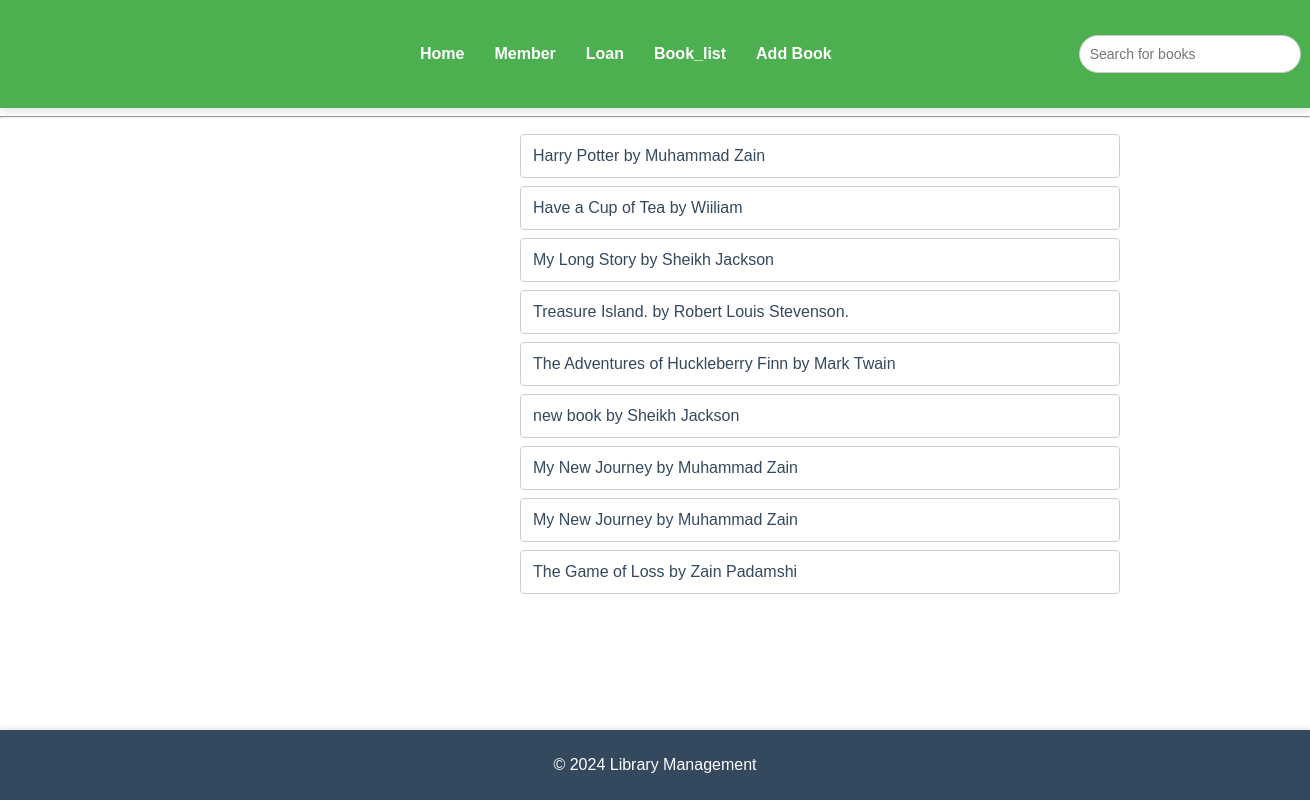
Before: /filter_book with the older database file.
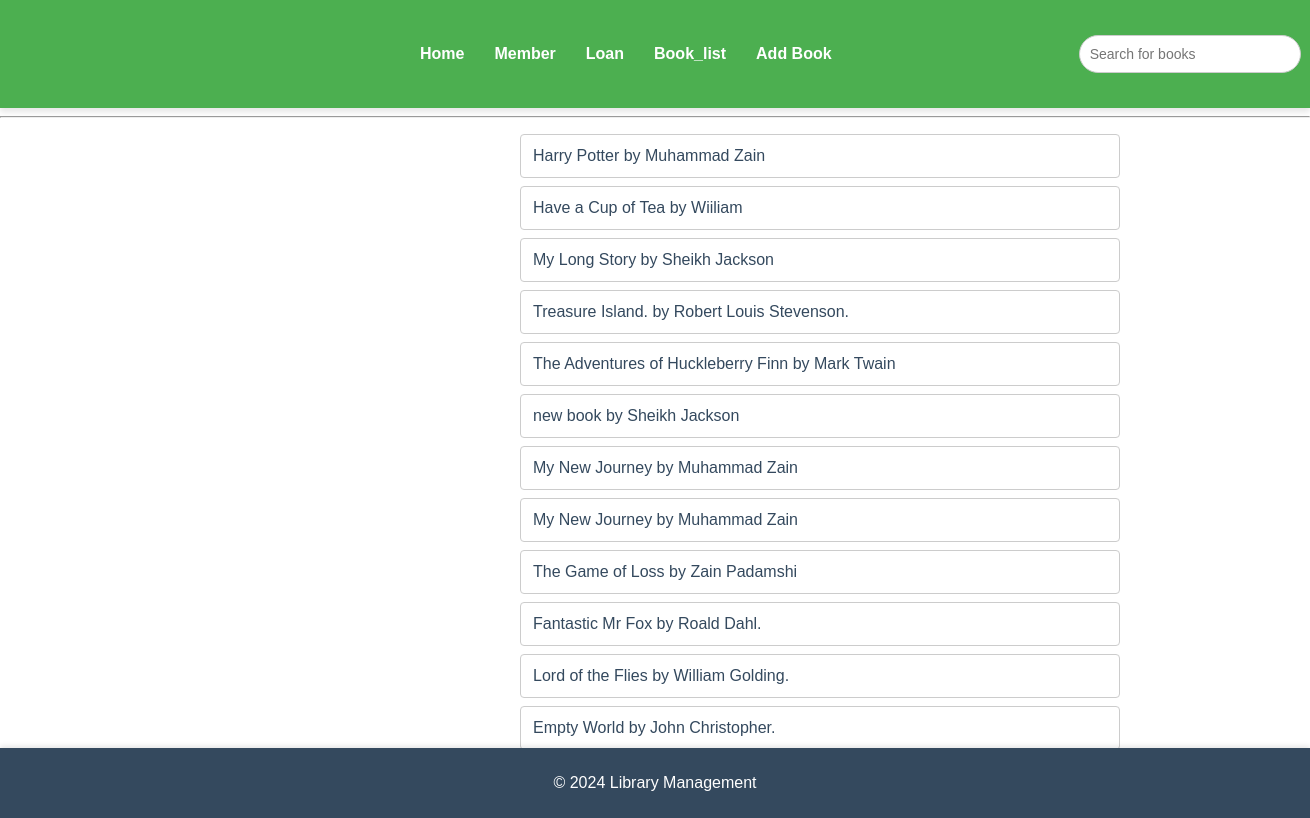
After: the same page with the newer database file.
### home/models.py (models this page shows, shortened)
class Book(models.Model):
    title=models.CharField(max_length=50)
    author=models.CharField(max_length=50)
    isbn=models.CharField(max_length=100)
    publish_date=models.DateField(auto_now_add=True)
    available_copies=models.IntegerField()

### home/views.py (the view)
# urls.py: path('filter_book',views.filter_book, name='filter-book'),
def filter_book(request):
   books=Book.objects.all()
   sort=request.GET.get('sorts')
   if sort=='publish_date':
      books=books.order_by('-publish_date')
   elif sort=='copies':
      books=books.filter(available_copies__gte=1)
   elif sort=='same_author':
      books=books.filter(author__iexact="Muhammad Zain")
   return render(request,'home/filter_book.html',{'books':books})

### home/templates/home/filter_book.html
{% extends "base.html" %}
{% load static %}
{% block extra_css %}
<link rel="stylesheet" type="text/css" href="{% static 'home/filter_book.css' %}">
{% endblock %}
{% block content %}
<ul>
    {% for book in books %}
        <li>{{ book.title }} by {{ book.author }}</li>
    {% endfor %}
</ul>
{% endblock %}

Changed rows visible on the page:
added Book: title "Fantastic Mr Fox", author "Roald Dahl."
added Book: title "Lord of the Flies", author "William Golding."
added Book: title "Empty World", author "John Christopher."
